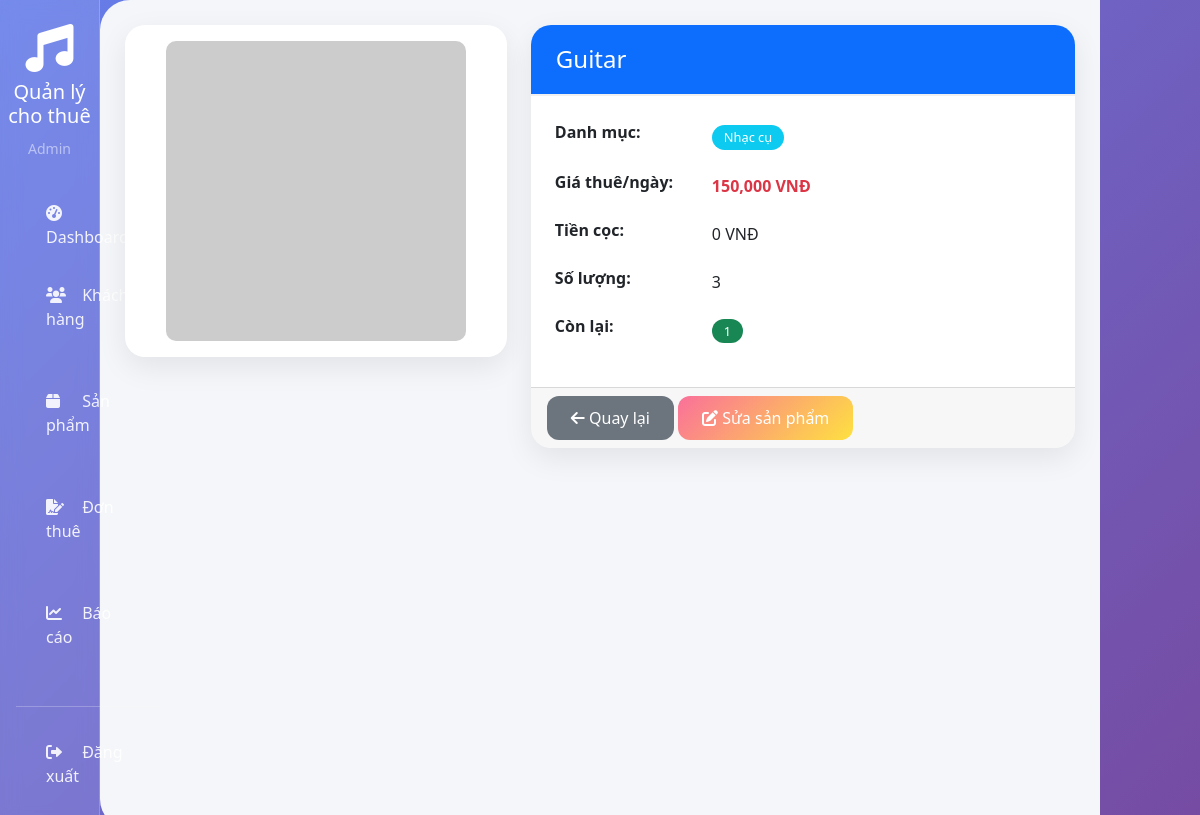
Page /product-detail/1 (signed in) on the earlier database version.
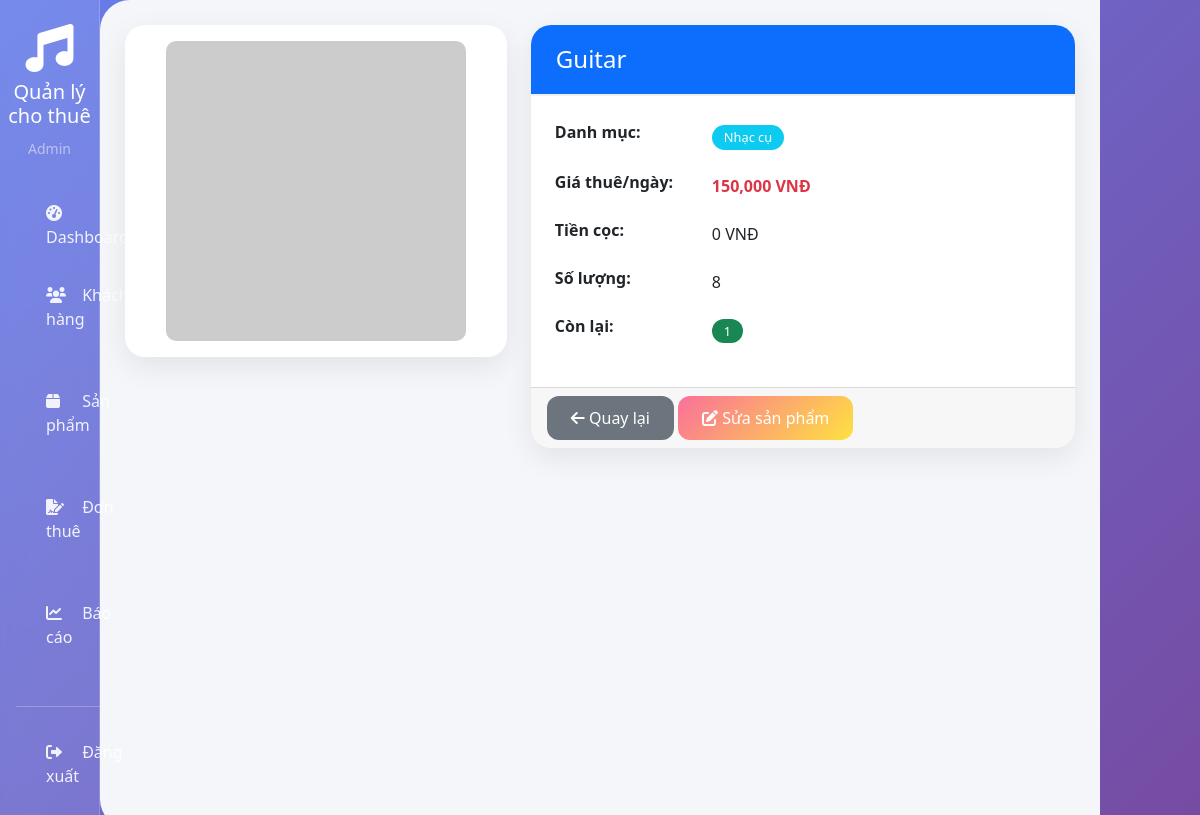
Same page on the later database version.
### models.py (models this page shows)
class Product(db.Model):
    id = db.Column(db.Integer, primary_key=True)
    name = db.Column(db.String(100), nullable=False)
    category = db.Column(db.String(50), nullable=False)
    description = db.Column(db.Text)
    price_per_day = db.Column(db.Float, nullable=False)
    deposit = db.Column(db.Float, default=0)
    quantity = db.Column(db.Integer, default=1)
    available_quantity = db.Column(db.Integer, default=1)
    image_url = db.Column(db.String(200))
    status = db.Column(db.String(20), default='active')
    created_at = db.Column(db.DateTime, default=datetime.utcnow)

### app.py (the view)
@app.route('/product-detail/<int:id>')
@login_required
def product_detail(id):
    product = Product.query.get_or_404(id)
    return render_template('product_detail.html', product=product)

### app.py (called while the page is built)
@login_manager.user_loader
def load_user(user_id):
    return Admin.query.get(int(user_id))

### templates/product_detail.html (shortened to what this page needs)
{% extends "base.html" %}
{% block content %}
<div class="row">
    <div class="col-md-5">
        <div class="card">
            <div class="card-body text-center">
                {% if product.image_url %}
                    <img src="{{ product.image_url }}" alt="{{ product.name }}"
                         style="width: 100%; max-width: 300px; height: auto; border-radius: 10px;"
                         onerror="this.src='https://via.placeholder.com/300x300?text=No+Image'">
                {% else %}
                    <img src="https://via.placeholder.com/300x300?text=No+Image"
                         alt="No image" style="width: 100%; max-width: 300px; height: auto; border-radius: 10px;">
                {% endif %}
            </div>
        </div>
    </div>
    <div class="col-md-7">
        <div class="card">
            <div class="card-header bg-primary text-white">
                <h4 class="mb-0">{{ product.name }}</h4>
            </div>
            <div class="card-body">
                <table class="table table-borderless">
                    <tr>
                        <th style="width: 150px">Danh mục:</th>
                        <td><span class="badge bg-info">{{ product.category }}</span></td>
                    </tr>
                    <tr>
                        <th>Giá thuê/ngày:</th>
                        <td class="text-danger fw-bold">{{ "{:,.0f}".format(product.price_per_day) }} VNĐ</td>
                    </tr>
                    <tr>
                        <th>Tiền cọc:</th>
                        <td>{{ "{:,.0f}".format(product.deposit) }} VNĐ</td>
                    </tr>
                    <tr>
                        <th>Số lượng:</th>
                        <td>{{ product.quantity }}</td>
                    </tr>
                    <tr>
                        <th>Còn lại:</th>
                        <td>
                            {% if product.available_quantity > 0 %}
                                <span class="badge bg-success">{{ product.available_quantity }}</span>
                            {% else %}
                                <span class="badge bg-danger">Hết hàng</span>
                            {% endif %}
                        </td>
                    </tr>
                </table>
            </div>
            <div class="card-footer">
                <a href="{{ url_for('products') }}" class="btn btn-secondary">
                    <i class="fas fa-arrow-left"></i> Quay lại
                </a>
                <a href="{{ url_for('edit_product', id=product.id) }}" class="btn btn-warning">
                    <i class="fas fa-edit"></i> Sửa sản phẩm
                </a>
            </div>
        </div>
    </div>
</div>
{% endblock %}

Differences in the rows shown:
changed Product "Guitar": quantity "3" → "8"
